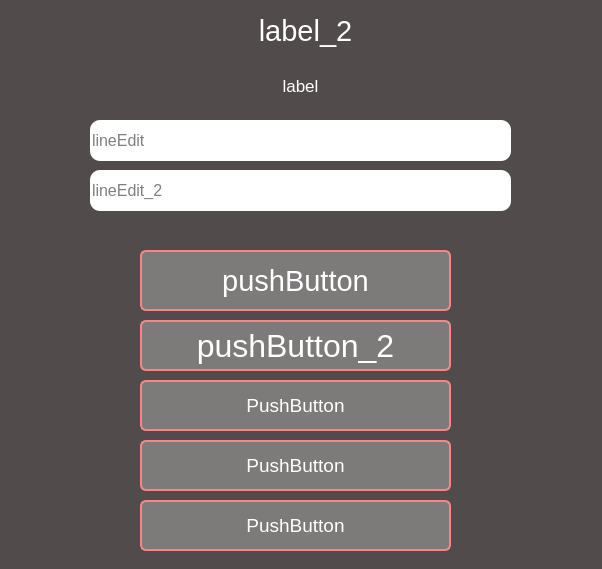
<?xml version="1.0" encoding="UTF-8"?>
<ui version="4.0">
 <class>MainWindow</class>
 <widget class="QMainWindow" name="MainWindow">
  <property name="geometry">
   <rect>
    <x>0</x>
    <y>0</y>
    <width>602</width>
    <height>569</height>
   </rect>
  </property>
  <property name="windowTitle">
   <string>MainWindow</string>
  </property>
  <property name="styleSheet">
   <string notr="true">background-color: #524b4b;</string>
  </property>
  <widget class="QWidget" name="centralwidget">
   <widget class="QLabel" name="label">
    <property name="geometry">
     <rect>
      <x>10</x>
      <y>70</y>
      <width>581</width>
      <height>31</height>
     </rect>
    </property>
    <property name="font">
     <font>
      <pointsize>13</pointsize>
     </font>
    </property>
    <property name="layoutDirection">
     <enum>Qt::LeftToRight</enum>
    </property>
    <property name="styleSheet">
     <string notr="true">color: white;</string>
    </property>
    <property name="text">
     <string>label</string>
    </property>
    <property name="alignment">
     <set>Qt::AlignCenter</set>
    </property>
   </widget>
   <widget class="QLabel" name="label_2">
    <property name="geometry">
     <rect>
      <x>140</x>
      <y>10</y>
      <width>331</width>
      <height>41</height>
     </rect>
    </property>
    <property name="font">
     <font>
      <pointsize>22</pointsize>
     </font>
    </property>
    <property name="layoutDirection">
     <enum>Qt::LeftToRight</enum>
    </property>
    <property name="styleSheet">
     <string notr="true">color: white;</string>
    </property>
    <property name="text">
     <string>label_2</string>
    </property>
    <property name="alignment">
     <set>Qt::AlignCenter</set>
    </property>
   </widget>
   <widget class="QLineEdit" name="lineEdit">
    <property name="geometry">
     <rect>
      <x>90</x>
      <y>120</y>
      <width>421</width>
      <height>41</height>
     </rect>
    </property>
    <property name="font">
     <font>
      <pointsize>12</pointsize>
     </font>
    </property>
    <property name="styleSheet">
     <string notr="true">border-radius: 10px;
background-color: white;
color: black;</string>
    </property>
    <property name="text">
     <string/>
    </property>
    <property name="placeholderText">
     <string>lineEdit</string>
    </property>
   </widget>
   <widget class="QLineEdit" name="lineEdit_2">
    <property name="geometry">
     <rect>
      <x>90</x>
      <y>170</y>
      <width>421</width>
      <height>41</height>
     </rect>
    </property>
    <property name="font">
     <font>
      <pointsize>12</pointsize>
     </font>
    </property>
    <property name="styleSheet">
     <string notr="true">border-radius: 10px;
background-color: white;
color: black;</string>
    </property>
    <property name="placeholderText">
     <string>lineEdit_2</string>
    </property>
   </widget>
   <widget class="QPushButton" name="pushButton_2">
    <property name="geometry">
     <rect>
      <x>140</x>
      <y>320</y>
      <width>311</width>
      <height>51</height>
     </rect>
    </property>
    <property name="font">
     <font>
      <pointsize>24</pointsize>
     </font>
    </property>
    <property name="styleSheet">
     <string notr="true">QPushButton{
	border-radius: 6px;
	background-color: #7d7a7a;
	border: 2px solid #fc8383;
	color: white;
}

QPushButton::hover{
	border-radius: 6px;
	background-color: #fc8383;
	color: black;
}

QPushButton::pressed{
	border-radius: 6px;
	background-color: #ff4545;
	color: black;
}
</string>
    </property>
    <property name="text">
     <string>pushButton_2</string>
    </property>
   </widget>
   <widget class="QPushButton" name="pushButton_3">
    <property name="geometry">
     <rect>
      <x>140</x>
      <y>500</y>
      <width>311</width>
      <height>51</height>
     </rect>
    </property>
    <property name="font">
     <font>
      <pointsize>14</pointsize>
     </font>
    </property>
    <property name="styleSheet">
     <string notr="true">QPushButton{
	border-radius: 6px;
	background-color: #7d7a7a;
	border: 2px solid #fc8383;
	color: white;
}

QPushButton::hover{
	border-radius: 6px;
	background-color: #fc8383;
	color: black;
}

QPushButton::pressed{
	border-radius: 6px;
	background-color: #ff4545;
	color: black;
}
</string>
    </property>
    <property name="text">
     <string>PushButton</string>
    </property>
    <property name="iconSize">
     <size>
      <width>20</width>
      <height>20</height>
     </size>
    </property>
   </widget>
   <widget class="QPushButton" name="pushButton_4">
    <property name="geometry">
     <rect>
      <x>140</x>
      <y>440</y>
      <width>311</width>
      <height>51</height>
     </rect>
    </property>
    <property name="font">
     <font>
      <pointsize>14</pointsize>
     </font>
    </property>
    <property name="styleSheet">
     <string notr="true">QPushButton{
	border-radius: 6px;
	background-color: #7d7a7a;
	border: 2px solid #fc8383;
	color: white;
}

QPushButton::hover{
	border-radius: 6px;
	background-color: #fc8383;
	color: black;
}

QPushButton::pressed{
	border-radius: 6px;
	background-color: #ff4545;
	color: black;
}
</string>
    </property>
    <property name="text">
     <string>PushButton</string>
    </property>
   </widget>
   <widget class="QPushButton" name="pushButton_5">
    <property name="geometry">
     <rect>
      <x>140</x>
      <y>380</y>
      <width>311</width>
      <height>51</height>
     </rect>
    </property>
    <property name="font">
     <font>
      <pointsize>14</pointsize>
     </font>
    </property>
    <property name="styleSheet">
     <string notr="true">QPushButton{
	border-radius: 6px;
	background-color: #7d7a7a;
	border: 2px solid #fc8383;
	color: white;
}

QPushButton::hover{
	border-radius: 6px;
	background-color: #fc8383;
	color: black;
}

QPushButton::pressed{
	border-radius: 6px;
	background-color: #ff4545;
	color: black;
}
</string>
    </property>
    <property name="text">
     <string>PushButton</string>
    </property>
    <property name="iconSize">
     <size>
      <width>30</width>
      <height>30</height>
     </size>
    </property>
   </widget>
   <widget class="QPushButton" name="pushButton">
    <property name="geometry">
     <rect>
      <x>140</x>
      <y>250</y>
      <width>311</width>
      <height>61</height>
     </rect>
    </property>
    <property name="font">
     <font>
      <pointsize>22</pointsize>
     </font>
    </property>
    <property name="styleSheet">
     <string notr="true">QPushButton{
	border-radius: 6px;
	background-color: #7d7a7a;
	border: 2px solid #fc8383;
	color: white;
}

QPushButton::hover{
	border-radius: 6px;
	background-color: #fc8383;
	color: black;
}

QPushButton::pressed{
	border-radius: 6px;
	background-color: #ff4545;
	color: black;
}
</string>
    </property>
    <property name="text">
     <string>pushButton</string>
    </property>
   </widget>
  </widget>
 </widget>
 <resources/>
 <connections/>
</ui>
